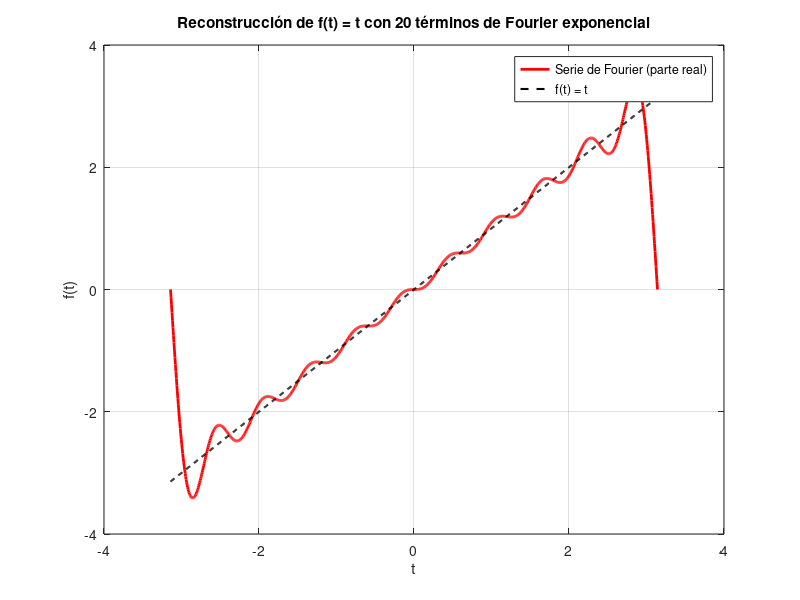

Here is the MATLAB script that generated this plot:
clc; 
clear;
close all;

N = 10;

t = linspace(-pi, pi, 1000);
%Acumula todos los valores de la serie evaluado en todos los puntos de t
f_fourier = zeros(size(t));

% Construir la suma de la serie exponencial
% (omitiendo n=0 por división por cero)
for n = -N:N
    if n ~= 0
        % Coeficiente complejo de Fourier
        Cn = (-1)^n / (-1j * n);  
        % Suma de serie
        f_fourier = f_fourier + Cn * exp(1j * n * t);  
    end
end

% Función original
f_original = t;

% Graficar la reconstrucción y la señal original
figure;
plot(t, real(f_fourier), 'r', 'LineWidth', 2); hold on;
plot(t, f_original, 'k--', 'LineWidth', 1.5);
xlabel('t'); ylabel('f(t)');
title(['Reconstrucción de f(t) = t con ', num2str(2*N), ...
    ' términos de Fourier exponencial']);
legend('Serie de Fourier (parte real)', 'f(t) = t');
grid on;
